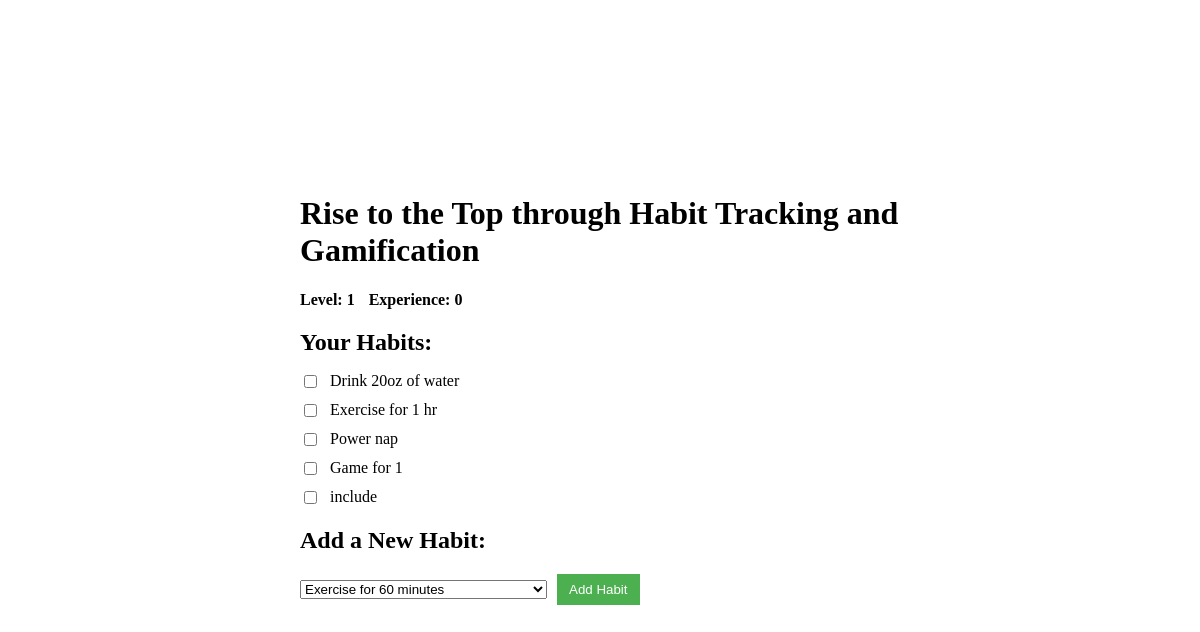
Before: / with the older database file.
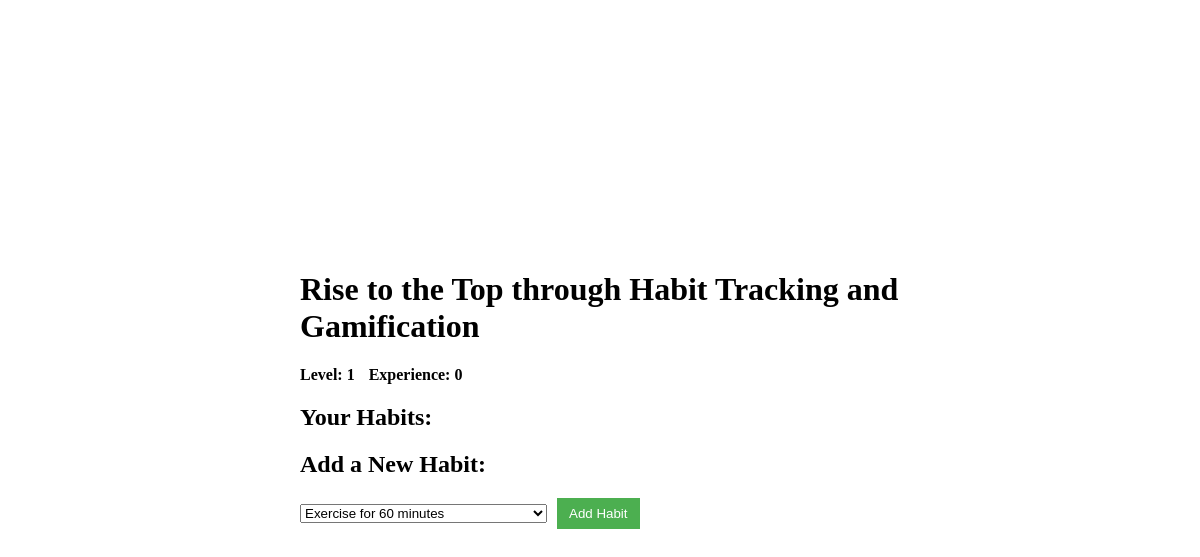
After: the same page with the newer database file.
### tables this page shows
CREATE TABLE habits (
            id INTEGER PRIMARY KEY AUTOINCREMENT,
            name TEXT NOT NULL,
            completed INTEGER DEFAULT 0
        );

### main.py (the view)
@app.route('/')
def index():
    with sqlite3.connect(DB_NAME) as conn:
        c = conn.cursor()
        c.execute('SELECT * FROM habits')
        habits = c.fetchall()
    return render_template('index.html', habits=habits, top_habits=TOP_HABITS, enumerate=enumerate, player=player)

### main.py (called while the page is built)
    def get_level(self):
        return self.level

    def get_experience(self):
        return self.experience

### templates/index.html (shortened to what this page needs)
<!DOCTYPE html>
<html>
<head>
    <link rel="stylesheet" type="text/css" href="{{ url_for('static', filename='css/styles.css') }}">
</head>
<body>
    <div class="container">
        <h1>Rise to the Top through Habit Tracking and Gamification</h1>
        <div class="level-container">
            <span>Level: {{ player.get_level() }}</span>
            <span>Experience: {{ player.get_experience() }}</span>
        </div>
        <h2>Your Habits:</h2>
        <ul>
            {% for habit in habits %}
            <li>
                <input type="checkbox" id="habit_{{ habit[0] }}" {% if habit[2] == 1 %}checked{% endif %} onchange="deleteHabit('{{ habit[0] }}')">
                <label for="habit_{{ habit[0] }}">{{ habit[1] }}</label>
            </li>
            {% endfor %}
        </ul>
        <h2>Add a New Habit:</h2>
        <form action="{{ url_for('add_habit') }}" method="post">
            <select name="habit_index" required>
                {% for index, habit in enumerate(top_habits) %}
                    <option value="{{ index }}">{{ habit }}</option>
                {% endfor %}
            </select>
            <button type="submit">Add Habit</button>
        </form>
    </div>
</body>
</html>

### static/css/styles.css (style rules this page uses)
body { display: flex; justify-content: center; align-items: center; height: 100vh; margin: 0; }
.container { text-align: left; max-width: 600px; padding: 20px; }
h1 { margin-top: 0; }
h2 { margin-bottom: 10px; }
form { display: flex; align-items: center; margin-top: 20px; }
select { margin-right: 10px; }
button { padding: 8px 12px; background-color: #4caf50; color: white; border: none; cursor: pointer; }
.level-container { margin-top: 20px; font-weight: bold; }
.level-container span { margin-right: 10px; }

### templates/index.html (style rules this page uses)
body { display: flex; justify-content: center; align-items: center; height: 100vh; margin: 0; }
.container { text-align: left; }
.level-container { margin-top: 20px; font-weight: bold; }
.level-container span { margin-right: 10px; }

Changed rows visible on the page:
removed habits: name "Drink 20oz of water"
removed habits: name "Exercise for 1 hr"
removed habits: name "Power nap"
removed habits: name "Game for 1"
removed habits: name "include"
